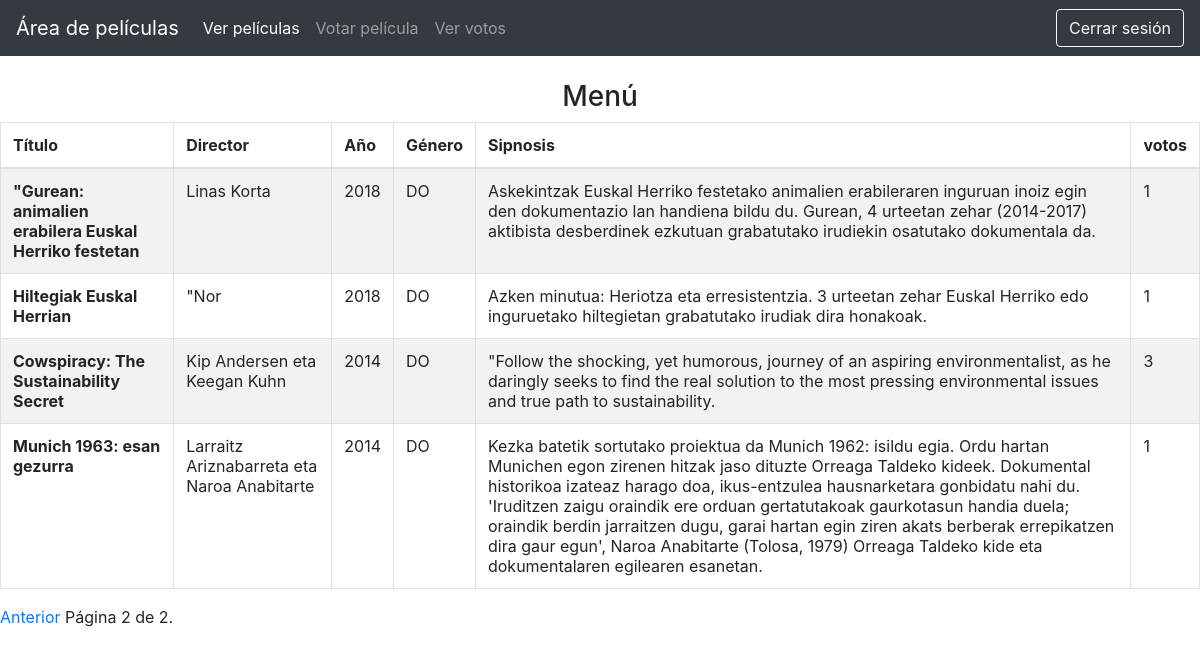
Page /films/?page=2 (signed in) on the earlier database version.
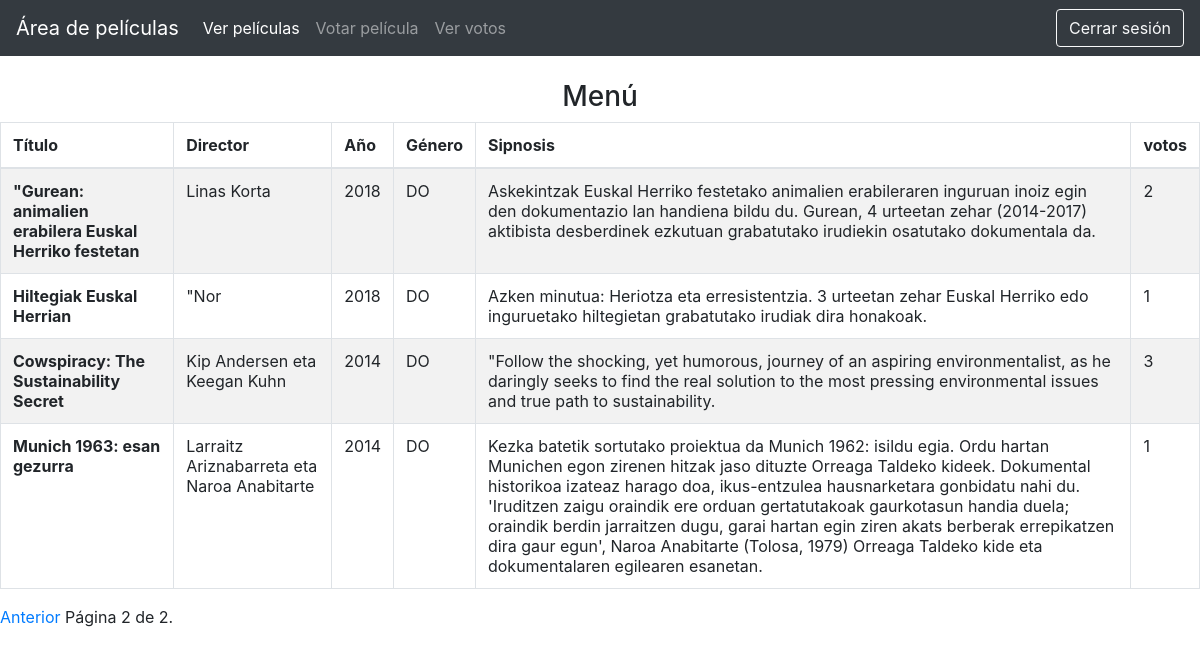
Same page on the later database version.
### sitioDeFilms/models.py (models this page shows, shortened)
class Pelicula(models.Model):
    title = models.CharField(max_length=100)
    director = models.CharField(max_length=60)
    year = models.IntegerField()
    genero = models.CharField(max_length=2)
    sinopsis = models.CharField(max_length=500)
    votos = models.IntegerField()
    whoVote = models.CharField(max_length=600, blank=True)
    def get_whoVote_list(self):
        return self.whoVote.split(',')
    def set_whoVote_list(self, value):
        self.whoVote = ','.join(value)
    whoVote_list = property(get_whoVote_list, set_whoVote_list)

### sitioDeFilms/views.py (the view)
# urls.py: path('films/', views.filmsPage, name='films'),
@login_required(login_url='login')
def filmsPage(request):
    films = Pelicula.objects.all()
    paginator = Paginator(films, 4)  # 10 elementos por página
    page_number = request.GET.get('page')
    page_obj = paginator.get_page(page_number)
    return render(request, 'films.html', {'films': page_obj})

### templates/films.html (shortened to what this page needs)
{% include 'navegation.html' %}
    {% block content %}
        <div>
            <div>
                <div>
                    <h3 align="center">Menú</h3>
                </div>
                <div>
                    <table class="table table-striped table-bordered">
                    <thead>
                        <tr>
                            <th scope="col">Título</th>
                            <th scope="col">Director</th>
                            <th scope="col">Año</th>
                            <th scope="col">Género</th>
                            <th scope="col" style="max-width: 50px">Sipnosis</th>
                            <th scope="col">votos</th>
                        </tr>
                        </thead>
                        <tbody>
                        {% for i in films %}
                            <tr>
                                <th scope="row">{{ i.title }}</th>
                                <td>{{ i.director }}</td>
                                <td>{{ i.year }}</td>
                                <td>{{ i.genero }}</td>
                                <td>{{ i.sinopsis }}</td>
                                <td>{{ i.votos }}</td>
                            </tr>
                        {% endfor %}
                    </tbody>
                    </table>
                <div class="pagination">
                <span class="step-links">
                    {% if films.has_previous %}
                        <a href="?page={{ films.previous_page_number }}">Anterior</a>
                    {% endif %}
                    <span class="current">
                        Página {{ films.number }} de {{ films.paginator.num_pages }}.
                    </span>
                </span>
            </div>
                </div>
            </div>
        </div>
    {% endblock content %}

Differences in the rows shown:
changed Pelicula "\"Gurean: animalien erabilera Euskal Herriko festetan": votos "1" → "2"
